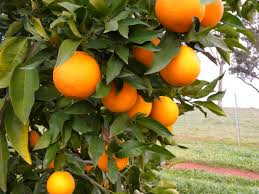
#> input picture 1_3_Types_of_Features_Image_Segmentation/images/orange2.jpg, 259 x 194 px
$ jupyter execute '3. K-means.ipynb'   (shell and % lines are left out)
#> lines starting #> are read from the running program, lines starting #| are printed output that depends on the picture
# K-means Clustering

### Import resources and display image

[cell 1]
import numpy as np
import matplotlib.pyplot as plt
import cv2


# Read in the image
## TODO: Check out the images directory to see other images you can work with
# And select one!
image = cv2.imread('images/orange2.jpg')
#> image is the input picture: shape (194, 259, 3); mean B, G, R 58.2, 112, 123.9

# Change color to RGB (from BGR)
image = cv2.cvtColor(image, cv2.COLOR_BGR2RGB)

plt.imshow(image)

### Prepare data for k-means

[cell 2]
# Reshape image into a 2D array of pixels and 3 color values (RGB)
pixel_vals = image.reshape((-1,3))

# Convert to float type
pixel_vals = np.float32(pixel_vals)

### Implement k-means clustering

[cell 3]
# define stopping criteria
# you can change the number of max iterations for faster convergence!
criteria = (cv2.TERM_CRITERIA_EPS + cv2.TERM_CRITERIA_MAX_ITER, 100, 0.2)

## TODO: Select a value for k
# then perform k-means clustering
k = 3
retval, labels, centers = cv2.kmeans(pixel_vals, k, None, criteria, 10, cv2.KMEANS_RANDOM_CENTERS)
#> retval = 163260692.5; centers = [[174.9, 137.2, 54.96], [213.8, 207.1, 175.6], [63.33, 65.24, 21.17]]

# convert data into 8-bit values
centers = np.uint8(centers)
#> centers = [[174, 137, 54], [213, 207, 175], [63, 65, 21]]
segmented_data = centers[labels.flatten()]

# reshape data into the original image dimensions
segmented_image = segmented_data.reshape((image.shape))
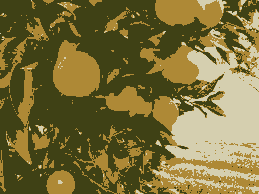
#> segmented_image: shape (194, 259, 3); mean R, G, B 123.3, 111.8, 57.7
labels_reshape = labels.reshape(image.shape[0], image.shape[1])
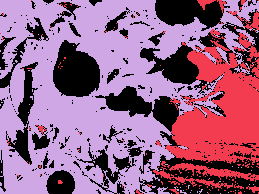
#> labels_reshape: shape (194, 259) int32; 3 distinct labels, from 0 to 2; one colour per label, 0 black

plt.imshow(segmented_image)

[cell 4]
## TODO: Visualize one segment, try to find which is the leaves, background, etc!
plt.imshow(labels_reshape==0, cmap='gray')
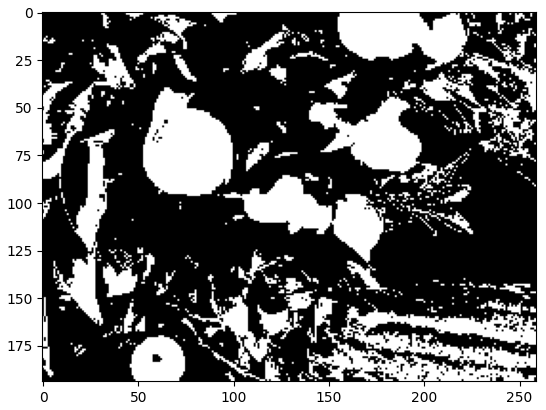
#> figure drawn by matplotlib, 1 panel

[cell 5]
# mask an image segment by cluster

cluster = 1 # the first cluster

masked_image = np.copy(image)
# turn the mask green!
masked_image[labels_reshape == cluster] = [0, 255, 0]
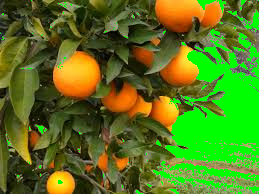
#> masked_image: shape (194, 259, 3); mean R, G, B 87.2, 120.2, 28.1

plt.imshow(masked_image)

$ run again, with 1_3_Types_of_Features_Image_Segmentation/images/flamingos.jpg copied over 1_3_Types_of_Features_Image_Segmentation/images/orange2.jpg
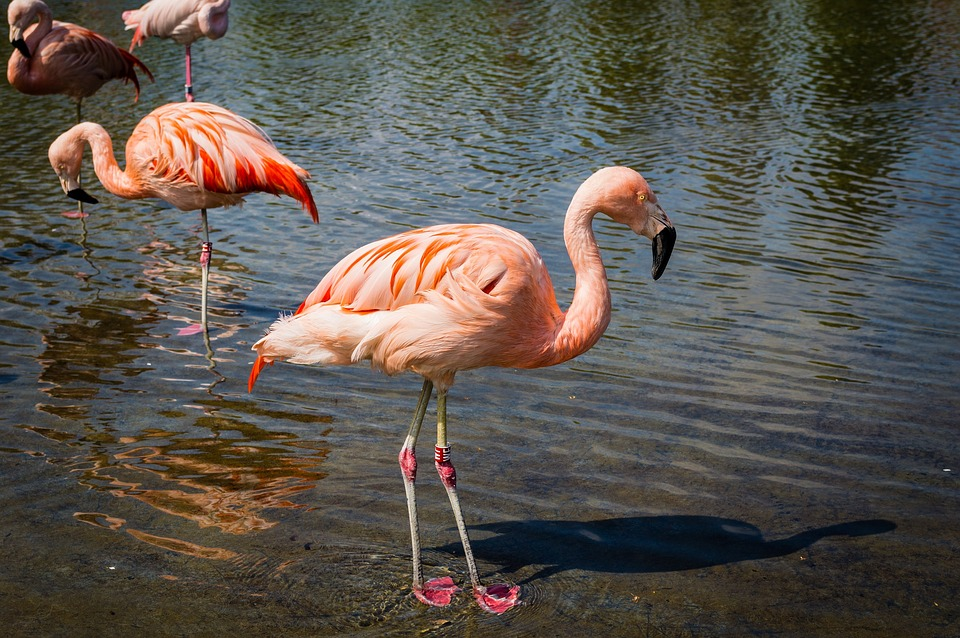
#> input picture 1_3_Types_of_Features_Image_Segmentation/images/flamingos.jpg, 960 x 638 px
#> image is the input picture: shape (638, 960, 3); mean B, G, R 77.9, 84.9, 91.1
#> `retval, labels, centers = cv2.kmeans(pixel_vals, k, None, criteria, 10..`: retval = 980906149.1; centers = [[104.5, 105.3, 104.7], [232, 181.7, 160.3], [57.82, 52.92, 42.72]]
#> `centers = np.uint8(centers)`: centers = [[104, 105, 104], [232, 181, 160], [57, 52, 42]]
#> `labels_reshape = labels.reshape(image.shape[0], image.shape[1])`:
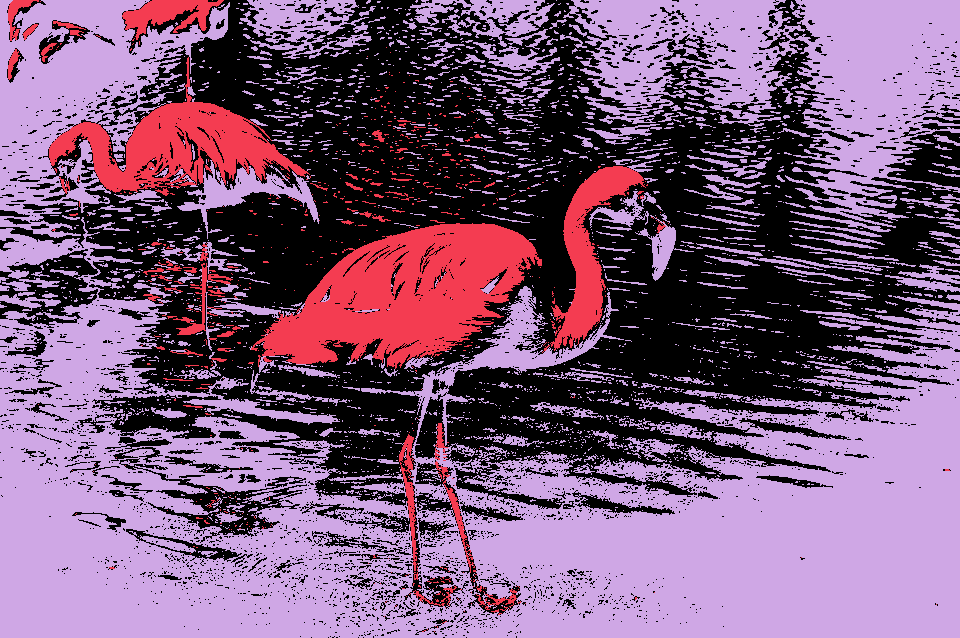
#> labels_reshape: shape (638, 960) int32; 3 distinct labels, from 0 to 2; one colour per label, 0 black
#> `masked_image[labels_reshape == cluster] = [0, 255, 0]`:
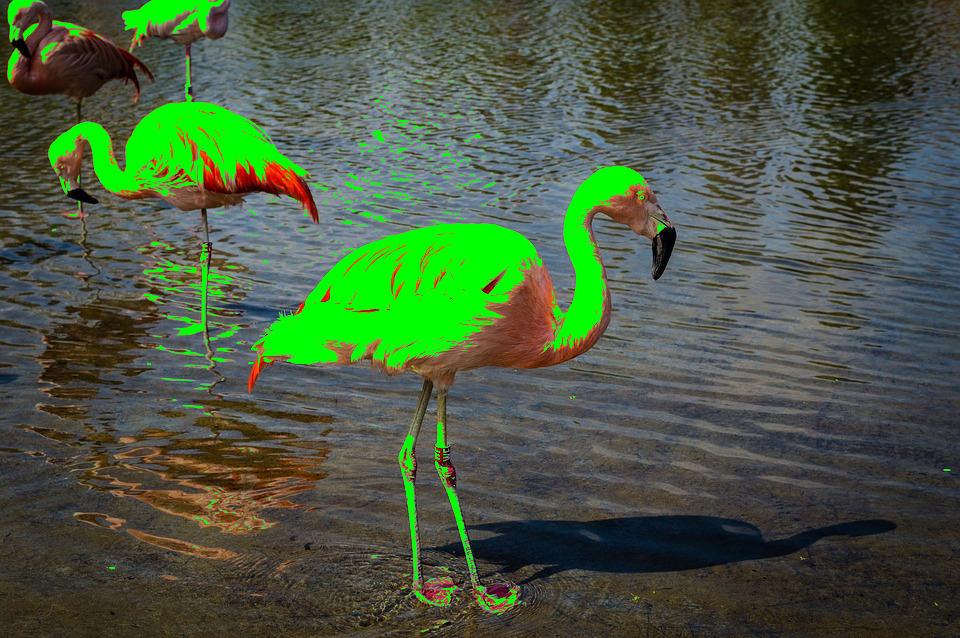
#> masked_image: shape (638, 960, 3); mean R, G, B 72.7, 90.8, 65.2

$ run again, with 1_3_Types_of_Features_Image_Segmentation/images/monarch.jpg copied over 1_3_Types_of_Features_Image_Segmentation/images/orange2.jpg
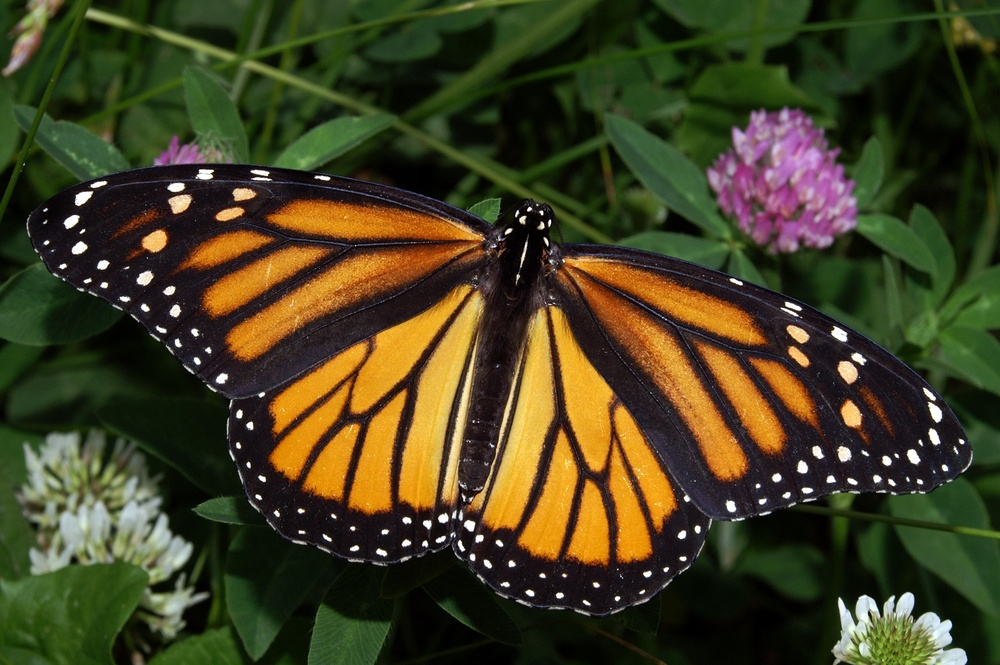
#> input picture 1_3_Types_of_Features_Image_Segmentation/images/monarch.jpg, 1000 x 665 px, shrunk from 3008 x 2000 before the run
#> image is the input picture: shape (665, 1000, 3); mean B, G, R 32.9, 63.4, 66.8
#> `retval, labels, centers = cv2.kmeans(pixel_vals, k, None, criteria, 10..`: retval = 1.32e+09; centers = [[20.65, 24.07, 12.69], [204.1, 153, 80.6], [62.42, 74.72, 37.9]]
#> `centers = np.uint8(centers)`: centers = [[20, 24, 12], [204, 152, 80], [62, 74, 37]]
#> `labels_reshape = labels.reshape(image.shape[0], image.shape[1])`:
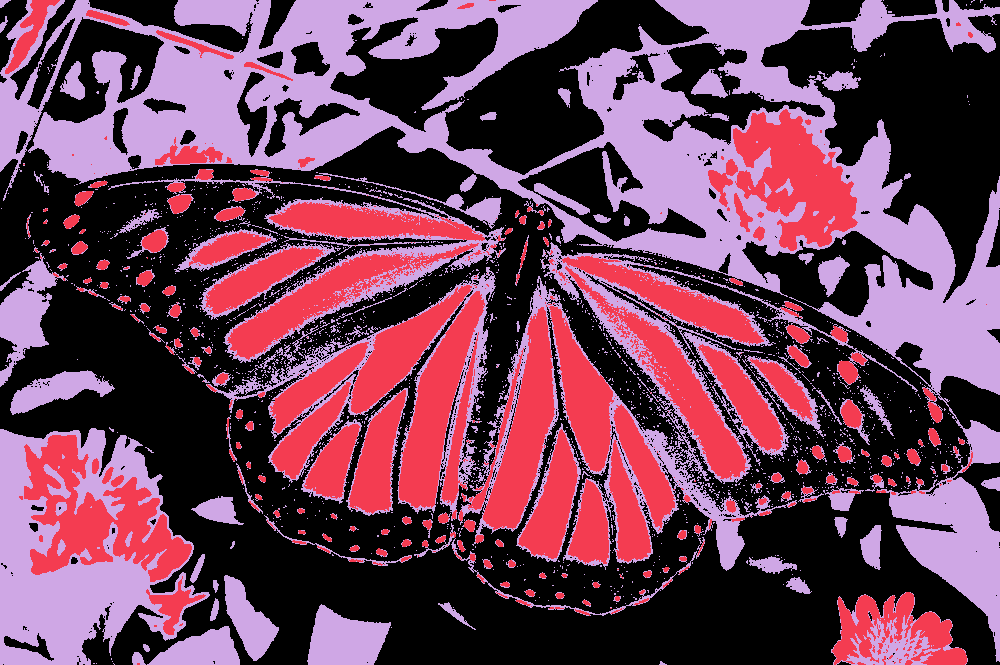
#> labels_reshape: shape (665, 1000) int32; 3 distinct labels, from 0 to 2; one colour per label, 0 black
#> `masked_image[labels_reshape == cluster] = [0, 255, 0]`:
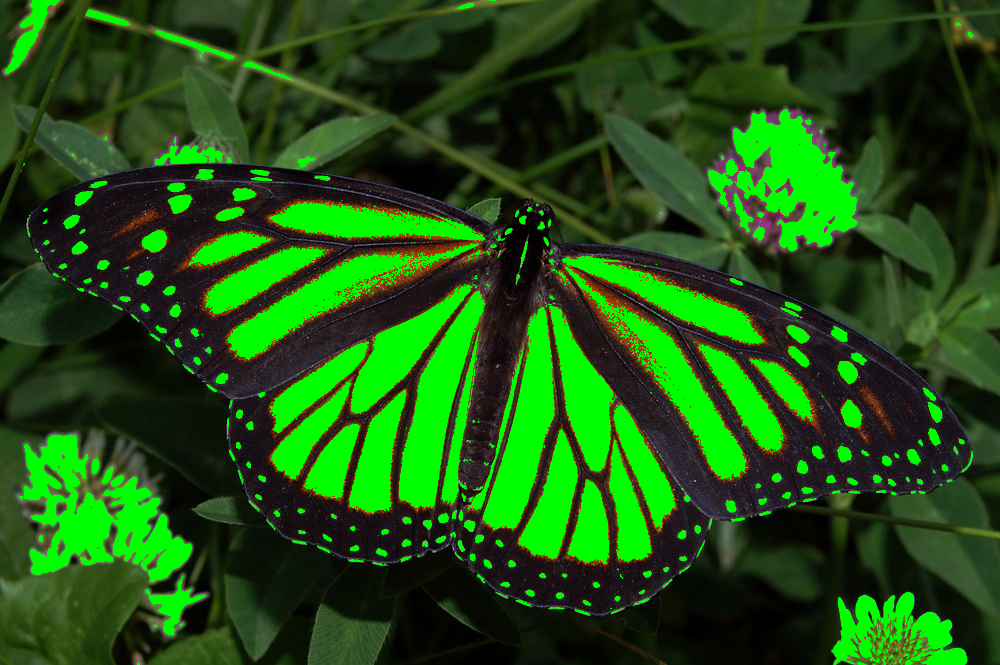
#> masked_image: shape (665, 1000, 3); mean R, G, B 30.5, 81.5, 18.6
